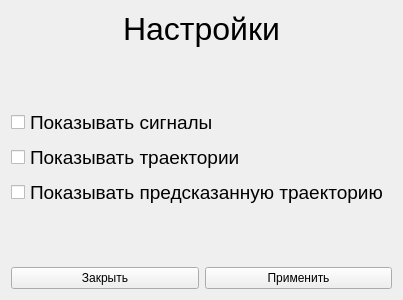
<?xml version="1.0" encoding="UTF-8"?>
<ui version="4.0">
 <class>Form</class>
 <widget class="QWidget" name="Form">
  <property name="geometry">
   <rect>
    <x>0</x>
    <y>0</y>
    <width>403</width>
    <height>300</height>
   </rect>
  </property>
  <property name="windowTitle">
   <string>Form</string>
  </property>
  <layout class="QVBoxLayout" name="verticalLayout">
   <item>
    <widget class="QLabel" name="label">
     <property name="font">
      <font>
       <pointsize>24</pointsize>
      </font>
     </property>
     <property name="text">
      <string>Настройки</string>
     </property>
     <property name="alignment">
      <set>Qt::AlignCenter</set>
     </property>
    </widget>
   </item>
   <item>
    <spacer name="verticalSpacer_2">
     <property name="orientation">
      <enum>Qt::Vertical</enum>
     </property>
     <property name="sizeHint" stdset="0">
      <size>
       <width>20</width>
       <height>40</height>
      </size>
     </property>
    </spacer>
   </item>
   <item>
    <layout class="QVBoxLayout" name="verticalLayout_2">
     <item>
      <widget class="QCheckBox" name="showSignal">
       <property name="font">
        <font>
         <pointsize>14</pointsize>
        </font>
       </property>
       <property name="text">
        <string>Показывать сигналы</string>
       </property>
      </widget>
     </item>
     <item>
      <widget class="QCheckBox" name="showTrajectory">
       <property name="font">
        <font>
         <pointsize>14</pointsize>
        </font>
       </property>
       <property name="text">
        <string>Показывать траектории</string>
       </property>
      </widget>
     </item>
     <item>
      <widget class="QCheckBox" name="showPredictTrajectory">
       <property name="font">
        <font>
         <pointsize>14</pointsize>
        </font>
       </property>
       <property name="text">
        <string>Показывать предсказанную траекторию</string>
       </property>
      </widget>
     </item>
    </layout>
   </item>
   <item>
    <spacer name="verticalSpacer">
     <property name="orientation">
      <enum>Qt::Vertical</enum>
     </property>
     <property name="sizeHint" stdset="0">
      <size>
       <width>20</width>
       <height>40</height>
      </size>
     </property>
    </spacer>
   </item>
   <item>
    <layout class="QHBoxLayout" name="horizontalLayout">
     <item>
      <widget class="QPushButton" name="close_button">
       <property name="text">
        <string>Закрыть</string>
       </property>
      </widget>
     </item>
     <item>
      <widget class="QPushButton" name="confirm_button">
       <property name="text">
        <string>Применить</string>
       </property>
      </widget>
     </item>
    </layout>
   </item>
  </layout>
 </widget>
 <resources/>
 <connections/>
</ui>
